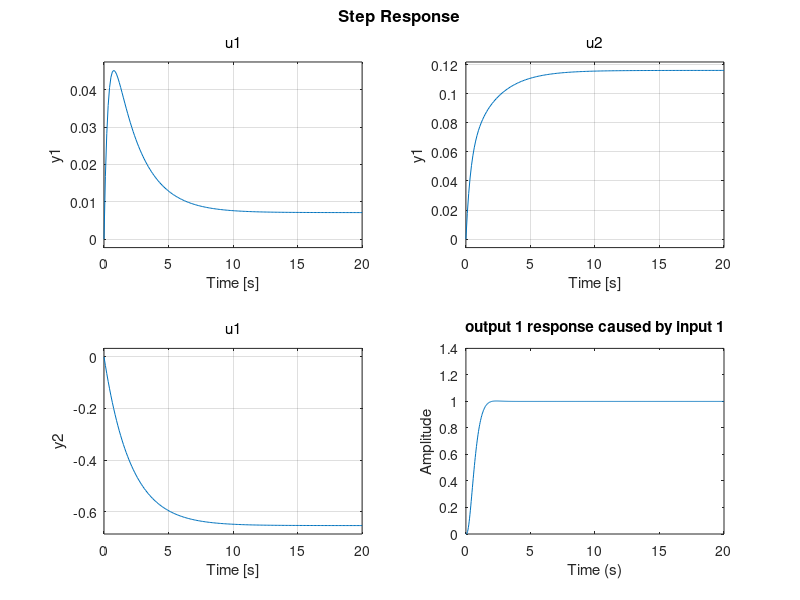

Write the MATLAB code that produced this figure.

clear all; close all;
A=[-2.9595    0.1104    0.2761         0         0         0
   -0.0905   -1.9715   -0.3893         0         0         0
   -0.1673   -0.2855   -0.5433         0         0         0
    0.9950         0         0         0         0   -0.0429
    0.0998    1.0000         0         0         0    0.4279
         0         0    1.0000         0         0         0];
 
B=[ 0.1874    0.1874
    0.0001   -0.0001
   -0.3174    0.3174
         0         0
         0         0
         0         0];

C=[ 1     0     0     0     0     0
     0     1     0     0     0     0
     0     0     1     0     0     0
     0     0     0     1     0     0
     0     0     0     0     1     0
     0     0     0     0     0     1];

D=[  0     0
     0     0
     0     0
     0     0
     0     0
     0     0];

% Reducing the model
% X=[u, v, r]', U=[tau_u, tau_r]', Y=[u r]'
ap=A(1:3,1:3);  
bp=B(1:3,:);
cp=[C(1,1:3);
    C(3,1:3)];
dp=[D(1,1:2);
    D(3,1:2)];
    
[evec,eval] = eig(ap)   % evec contains eigenvectors
                        % eval contains poles or eigenvalues

t = [0:0.1:12];
u = [0*t' 0*t'];         % Set input u to zero for all time in order to generate zero input response;
                         % i.e. response to an initial condition x_o.

%
% Excite F404 (slow) temperature mode.
% This mode 
%            is associated with a pole at s = - 0.4.
%            has a time constant of  2.5 sec and settles in about 12.5 sec.
%            is the slowest of the F404's three (3) modes.
%            is associated with T_45
% Comment: It takes a long time to change temperature!
%
y = lsim(ss(ap, bp, eye(3,3), 0*ones(3,2)), u, t, evec(:,1)); 
plot(t,y)
grid
title('F404 Slow Temperature Mode: x_o = [ 0 0 1 ]')
ylabel('States')
xlabel('Time (seconds)')


y = lsim(ss(ap, bp, eye(3,3), 0*ones(3,2)), u, t, evec(:,3)); 
plot(t,y)
grid
title('F404 Slow RPM Mode: x_o = [ -0.9638 -0.2245 0.1440 ]')
ylabel('States')
xlabel('Time (seconds)')

%z = tzero(ss(ap,bp,cp,dp))                % transmission zeros
[p,z] = pzmap(ss(ap,bp,cp,dp))                % transmission zeros
zdir = null([z*eye(3)- ap  -bp; cp dp])   % transmission zero directions

% Controllability 
%
cm = [bp ap*bp (ap^2)*bp]  % Controllability Matrix
rcm= rank(cm)              % Rank of Controllability Matrix


%***************************************************************************
%
% Observability
%
om = [cp; 
      cp*ap;
      cp*(ap^2) ]          % Observability Matrix
rom = rank(om)             % Rank of Observability Matrix

%Ploteo de valores singulares de la planta

w = logspace(-2,3,100);
sv = sigma(ss(ap, bp, cp, dp),w);
sv = 20*log10(sv);
semilogx(w, sv)
%clear sv
title('Outputs: N_2, T_45; Inputs: W_f/110, A_8/22')
grid
xlabel('Frequency (rad/sec)')
ylabel('Singular Values (dB)')

%Step 
sysG=ss(ap,bp,cp,dp)
step(sysG)

% Augment Plant with Integrators at Plant Input and Plot Singular Values
%
[ns nc] = size(bp);                      % ns = number of inputs;  nc = number of controls;   
a = [ ap             bp
      0*ones(nc,ns)    0*ones(nc,nc) ]

b = [ 0*ones(ns,nc)
      eye(nc)      ]

c = [ cp  0*ones(nc,nc) ]

d = 0*ones(nc,nc)
sv = sigma(ss(a, b, c, d),w);
sv = 20*log10(sv);
semilogx(w, sv)
%clear sv
title('Design Plant Singular Values')
grid
xlabel('Frequency (rad/sec)')
ylabel('Singular Values (dB)')

% Design of Target Loop Singular Values Using Kalman Filter
%
ll =  inv(cp*inv(-ap)*bp + dp);     % Choose ll and lh to match singular values at all frequencies
lh = -inv(ap)*bp*ll;
l = [lh 
     ll];                           % ll, lh - for low and high frequency loop shaping

sv = sigma(ss(a, l, c, d),w);
sv = 20*log10(sv);
semilogx(w, sv)
%clear sv
title('Filter Open Loop (G_{FOL}) Singular Values')
grid
xlabel('Frequency (rad/sec)')
ylabel('Singular Values (dB)')


pnint = eye(nc)                                    % Process Noise Intensity Matrix
mu = 0.01;                                         % Measurement Noise Intesity; Used to adjust Kalman Filter Bandwidth
                                                   % Small mu - expensive sensor   - large bandwidth
                                                   % Large mu - inexpensive sensor - small bandwidth
mnint = mu*eye(nc)                                 % Measurement Noise Intensity Matrix 
% sysKal=ss(a, [b l], c, [d 0*ones(nc,nc)]);
% [kest, h, sig]= kalman(sysKal,pnint, mnint);  % Compute Filter Gain Matrix h
%[sig, poles, g1, rr] = care(a',c',l*l', mnint);                          
[sig, poles, g1] = care(a',c',l*l', mnint);  

                        
% Alternate Method for Computing h
h = g1';
sv = sigma(ss(a, h, c, d),w);
tsv = 20*log10(sv);
semilogx(w, tsv)
%clear sv
title('Target Loop (G_{KF}) Singular Values')
grid
xlabel('Frequency (rad/sec)')
ylabel('Singular Values (dB)')

tolpoles = eig(a)                           % Target Open Loop Poles
%targzeros = tzero(a,h,c,0*ones(nc,nc))      % Target Open Loop Zeros
[targpoles,targzeros] = pzmap(ss(a,h,c,0*ones(nc,nc)))      % Target Open Loop Zeros
tclpoles = eig(a-h*c)                       % Target Closed Loop Poles

sv = sigma(ss(a-h*c, h, -c, eye(nc)),w);
sv = 20*log10(sv);
semilogx(w, sv)
%clear sv
title('Target Sensitivity (S_{KF}) Singular Values')
grid
xlabel('Frequency (rad/sec)')
ylabel('Singular Values (dB)')

sv = sigma(ss(a-h*c, h, c, 0*eye(nc)),w);
sv = 20*log10(sv);
semilogx(w, sv, w, 20*log10(10./w))
%clear sv
title('Target Complementary (T_{KF}) Singular Values')
grid
xlabel('Frequency (rad/sec)')
ylabel('Singular Values (dB)')

% Recover Target Loop By Solving Cheap LQR Problem
%
q = c'*c;                                            % State Weighting Matrix
rho = 1e-3;                                          % Cheap control recovery parameter;
                                                     % The smaller the parameter, the better the recovery.
r = rho*eye(nc)                                      % Control Weigthing Matrix
%[k, poles, g, rr] = care(a,b,q,r);                   % Compute Control Gain Matrix G
[k, poles, g] = care(a,b,q,r);                   % Compute Control Gain Matrix G

% Compensator Analysis
%
ak = [ a-b*g-h*c  0*ones(ns+nc,nc)
       g          0*ones(nc,nc) ]

bk = [ h
       0*ones(nc,nc) ]

ck = [0*ones(nc, ns+nc) eye(nc,nc) ]

%cpoles = eig(ak)                               % Compensator Poles
%czeros = tzero(a, h, g, 0*ones(nc,nc))         % Compensator Zeros
[cpoles, czeros] = pzmap(ss(a, h, g, 0*ones(nc,nc)))         % Compensator Zeros
%zerocheck = tzero(ak, bk, ck, 0*ones(nc,nc))   % Check Compensator Zeros
[polecheck, zerocheck] = pzmap(ss(ak, bk, ck, 0*ones(nc,nc)))   % Check Compensator Zeros

sv = sigma(ss(ak, bk, ck, 0*eye(nc)),w);
sv = 20*log10(sv);
semilogx(w, sv)
%clear sv
title('Compensator Singular Values')
grid
xlabel('Frequency (rad/sec)')
ylabel('Singular Values (dB)')

% Open Loop Analysis
%
al = [ ap                     bp*ck
       0*ones(ns+nc+nc,ns)    ak    ]

bl = [ 0*ones(ns,nc)
       bk ]
    
cl = [ cp  0*ones(nc,ns+nc+nc) ]
    
%olpoles = eig(al)                          % Open Loop Poles
%olzeros = tzero(al,bl,cl,0*ones(nc,nc))    % Open Loop Zeros
[olpoles, olzeros] = pzmap(ss(al,bl,cl,0*ones(nc,nc)))    % Open Loop Zeros    
sv = sigma(ss(al, bl, cl, 0*eye(nc)),w);
sv = 20*log10(sv);
semilogx(w, sv, w, tsv)
%clear sv
title('Open Loop Singular Values')
grid
xlabel('Frequency (rad/sec)')
ylabel('Singular Values (dB)')

% Closed Loop Analysis
%
clpoles = eig(al-bl*cl)           % Closed Loop Poles
clpkf = eig(a - h*c)              % Closed Loop Poles Due to Kalman Filter
clpreg = eig(a - b*g)             % Closed Loop Poles Due to Regulator


sv = sigma(ss(al-bl*cl, bl, -cl, eye(nc)),w);
sv = 20*log10(sv);
semilogx(w, sv)
%clear sv
title('Sensitivity Singular Values')
grid
xlabel('Frequency (rad/sec)')
ylabel('Singular Values (dB)')

sv = sigma(ss(al-bl*cl, bl, cl, 0*eye(nc)),w);
sv = 20*log10(sv);
semilogx(w, sv)
%clear sv
title('Complementary Sensitivity Singular Values')
grid
xlabel('Frequency (rad/sec)')
ylabel('Singular Values (dB)')


% Step Response in Closed Loop 
%

[y,t] = step(ss(al-bl*cl, bl, cl, 0*eye(nc)));
plot(t,y(:,1,1))
xlabel('Time (s)')
ylabel('Amplitude')
title('output 1 response caused by input 1')














